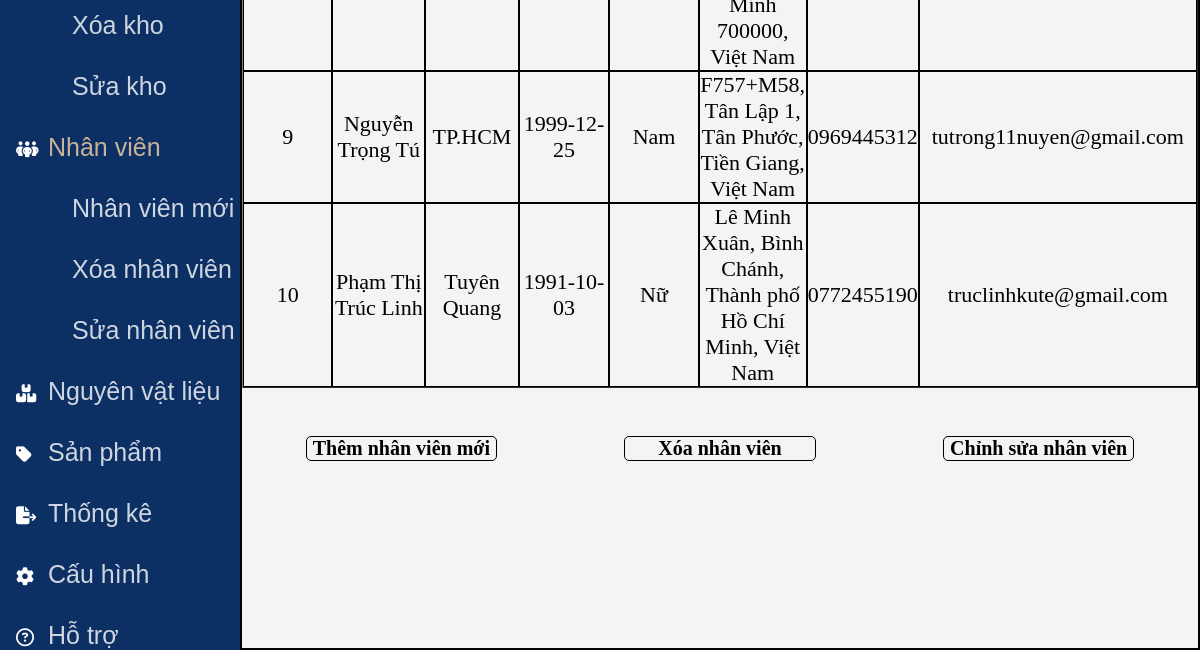
The page /dsNhanVien.php (lower part) on the database as committed earlier.
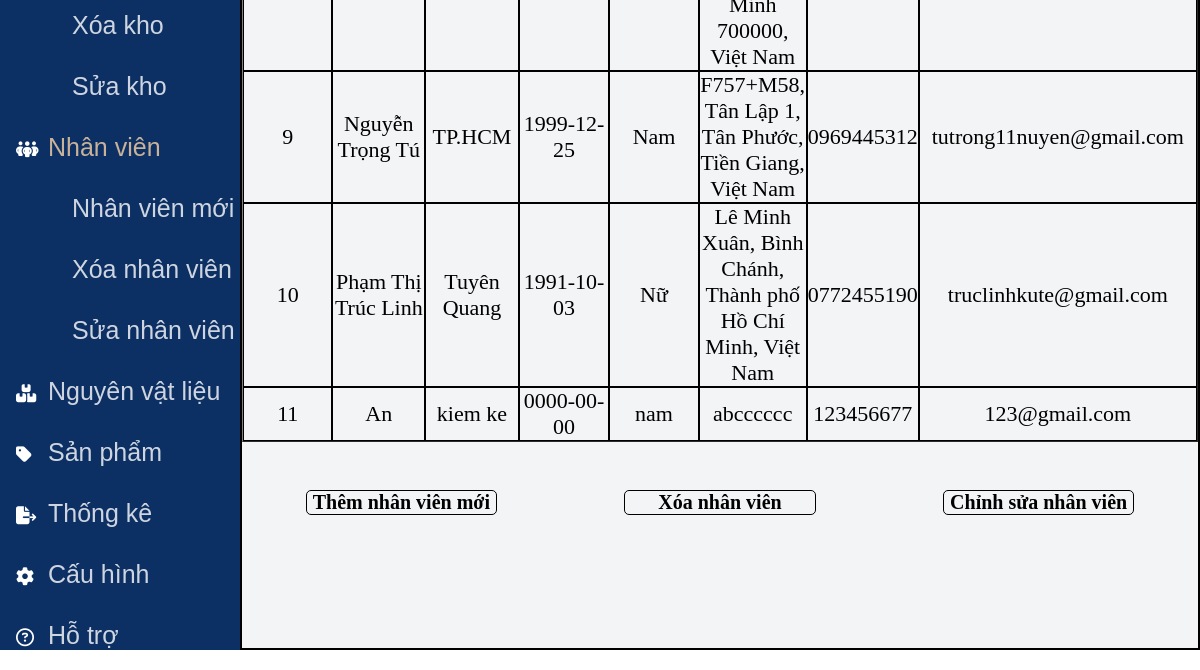
The same page on the database as committed later.
### tables this page shows
CREATE TABLE `nhanvienkho` (
  `MaNhanVien` int(11) NOT NULL,
  `HoTen` varchar(255) NOT NULL,
  `ViTriLamViec` varchar(255) NOT NULL,
  `NgaySinh` date NOT NULL,
  `GioiTinh` varchar(10) NOT NULL,
  `DiaChi` varchar(255) NOT NULL,
  `SDT` varchar(20) NOT NULL,
  `Email` varchar(255) NOT NULL
);

### dsNhanVien.php (the view, shortened to what this page needs)
<?php
$mysqli = new mysqli("localhost","root","","nhom2_qlkho");
?>
<?php
    $sql_LietKe_nvKho = "SELECT * FROM nhanvienkho ORDER BY MaNhanVien ASC";
    $row_LietKe_nvKho = mysqli_query($mysqli,$sql_LietKe_nvKho);
?>
<!DOCTYPE html>
<html lang="en">
<head>
    <link rel="stylesheet" href="static/css/styles.css">
</head>
<body>
    <div class="body_section">
        <div class="body_section_inner">
            <div class="body_section_inner_left">
            <div class="navbar">
                    <ul>
                            <ul class="navbar_fix1">
                                <li><a href="index.php?page_layout=xoakho">Xóa kho</a></li>
                                <li><a href="index.php?page_layout=suakho">Sửa kho</a></li>
                            </ul>
                        <li><i class="fa-solid fa-people-group"></i><a href="index.php?page_layout=danhsachnhanvien"  id="color_highlight">Nhân viên</a></li>
                            <ul class="navbar_fix1">
                                <li><a href="index.php?page_layout=themnhanvien">Nhân viên mới</a></li>
                                <li><a href="index.php?page_layout=xoanhanvien">Xóa nhân viên</a></li>
                                <li><a href="index.php?page_layout=suanhanvien">Sửa nhân viên</a></li>
                            </ul>
                        <li><i class="fa-solid fa-boxes-stacked"></i><a href="index.php?page_layout=danhsachnguyenvatlieu">Nguyên vật liệu</a></li>
                        <li><i class="fa-solid fa-tag"></i><a href="index.php?page_layout=timkiemsanpham">Sản phẩm</a></li>
                        <li><i class="fa-solid fa-file-export"></i><a href="index.php?page_layout=thongke">Thống kê</a></li>
                        <li><i class="fa-solid fa-gear"></i></i><a href="#">Cấu hình</a></li>
                        <li><i class="fa-regular fa-circle-question"></i><a href="#">Hỗ trợ</a></li>
                    </ul>
                </div>
            </div>
            <div class="body_section_inner_right">
                    <table border="1" cellspacing="0" class="employee_table">
                        <?php
                            while($row = mysqli_fetch_array($row_LietKe_nvKho)){
                        ?>
                            <tbody>
                                <tr>
                                    <td><?php echo $row['MaNhanVien']; ?></td>
                                    <td><?php echo $row['HoTen']; ?></td>
                                    <td><?php echo $row['ViTriLamViec']; ?></td>
                                    <td><?php echo $row['NgaySinh']; ?></td>
                                    <td><?php echo $row['GioiTinh']; ?></td>
                                    <td><?php echo $row['DiaChi']; ?></td>
                                    <td><?php echo $row['SDT']; ?></td>
                                    <td><?php echo $row['Email']; ?></td>
                                </tr>
                            </tbody>
                        <?php
                            }
                        ?>
                    </table>
                    <div class="employee_function">
                        <div class="employee_function_inner">
                            <a href="index.php?page_layout=themnhanvien">Thêm nhân viên mới</a>
                            <a href="index.php?page_layout=xoanhanvien">Xóa nhân viên</a>
                            <a href="index.php?page_layout=suanhanvien">Chỉnh sửa nhân viên</a>
                        </div>
                    </div>
            </div>
        </div>
    </div>
</body>
</html>

Rows that differ between the two databases and show on the page:
added nhanvienkho: MaNhanVien "11", HoTen "An", ViTriLamViec "kiem ke", NgaySinh "0000-00-00", GioiTinh "nam", DiaChi "abcccccc", SDT "123456677", Email "123@gmail.com"
